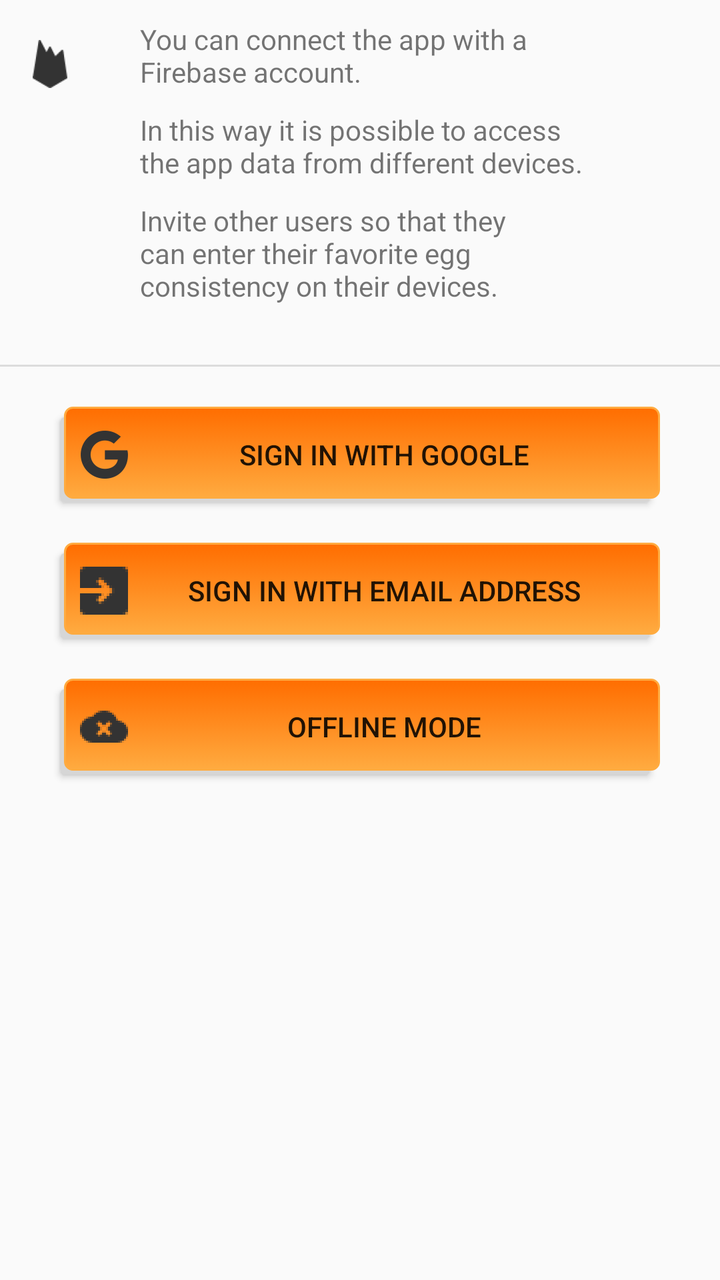
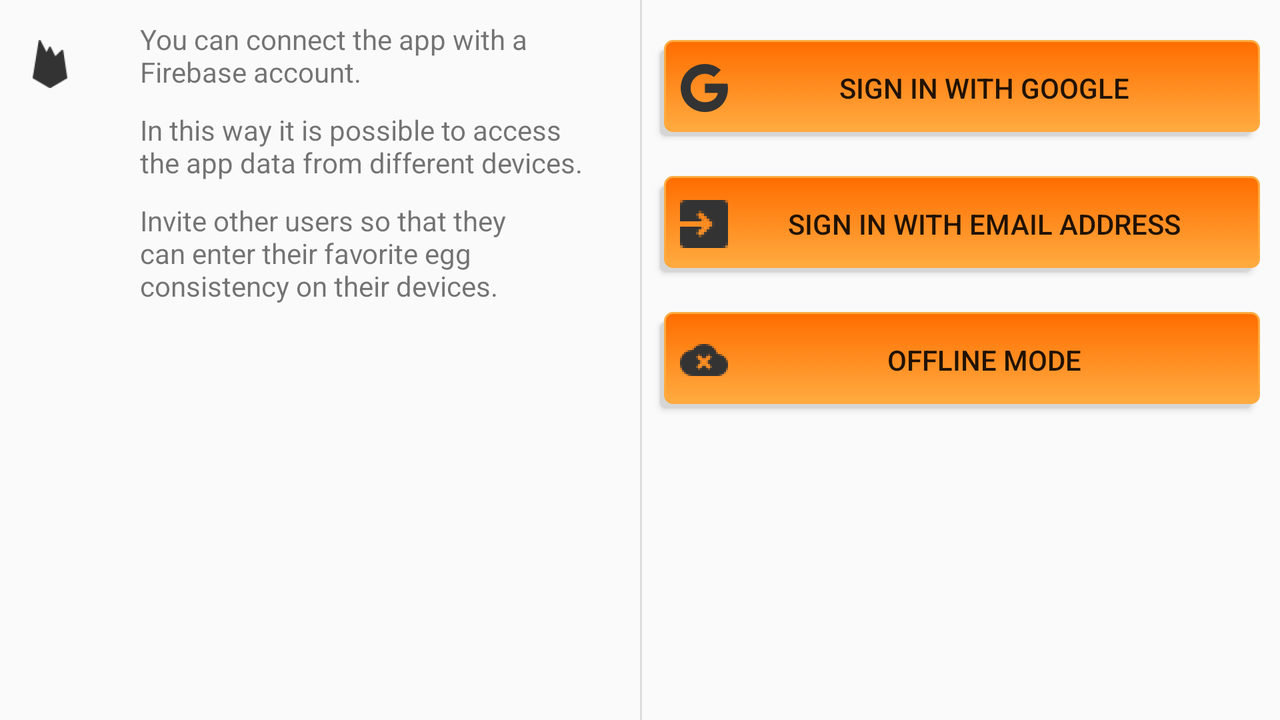

First picture: res/layout/ on a phone held upright. Second picture: the repository's own variant of that layout, on a device whose configuration matches the variant's folder. Source for both follows.
<!-- AndroidManifest.xml: application theme AppTheme -->
<!-- res/layout/start_activity.xml -->
<?xml version="1.0" encoding="utf-8"?>
<android.support.constraint.ConstraintLayout xmlns:android="http://schemas.android.com/apk/res/android"
    xmlns:app="http://schemas.android.com/apk/res-auto"
    xmlns:tools="http://schemas.android.com/tools"
    android:layout_width="match_parent"
    android:layout_height="match_parent"
    tools:context=".views.StartActivity">

    <android.support.constraint.Guideline
        android:id="@+id/vertical_guideline"
        android:layout_width="match_parent"
        android:layout_height="match_parent"
        android:orientation="vertical"
        app:layout_constraintGuide_percent="0.5" />

    <ImageView
        android:id="@+id/info_icon"
        android:layout_width="50dp"
        android:layout_height="wrap_content"
        android:paddingTop="20dp"
        app:layout_constraintLeft_toLeftOf="parent"
        app:layout_constraintTop_toTopOf="parent"
        app:srcCompat="@drawable/ic_firebase_logo" />

    <TextView
        android:id="@+id/info_text"
        android:layout_width="250dp"
        android:layout_height="wrap_content"
        android:paddingStart="20dp"
        android:paddingTop="10dp"
        android:text="@string/pref_connect_to_firebase"
        app:layout_constraintLeft_toRightOf="@id/info_icon"
        app:layout_constraintTop_toTopOf="parent" />

    <TextView
        android:id="@+id/info_text2"
        android:layout_width="250dp"
        android:layout_height="wrap_content"
        android:paddingStart="20dp"
        android:paddingTop="10dp"
        android:text="@string/pref_connect_to_firebase2"
        app:layout_constraintLeft_toRightOf="@id/info_icon"
        app:layout_constraintTop_toBottomOf="@id/info_text" />

    <TextView
        android:id="@+id/info_text3"
        android:layout_width="250dp"
        android:layout_height="wrap_content"
        android:paddingStart="20dp"
        android:paddingTop="10dp"
        android:paddingBottom="30dp"
        android:paddingEnd="40dp"
        android:text="@string/pref_connect_to_firebase3"
        app:layout_constraintLeft_toRightOf="@id/info_icon"
        app:layout_constraintTop_toBottomOf="@id/info_text2" />

    <View
        android:id="@+id/divider"
        style="@style/Divider.Horizontal"
        app:layout_constraintLeft_toLeftOf="parent"
        app:layout_constraintTop_toBottomOf="@id/info_text3" />

    <Button
        android:id="@+id/googleSignIn"
        android:layout_width="300dp"
        android:layout_height="wrap_content"
        android:layout_marginTop="20dp"
        android:paddingLeft="10dp"
        android:background="@drawable/rounded_button"
        android:drawableLeft="@drawable/ic_google"
        android:text="@string/login_with_google"
        app:layout_constraintLeft_toLeftOf="@id/vertical_guideline"
        app:layout_constraintRight_toLeftOf="@id/vertical_guideline"
        app:layout_constraintTop_toBottomOf="@id/divider" />

    <Button
        android:id="@+id/emailSignIn"
        android:layout_width="300dp"
        android:layout_height="wrap_content"
        android:layout_marginTop="20dp"
        android:paddingLeft="10dp"
        android:background="@drawable/rounded_button"
        android:drawableLeft="@drawable/ic_login"
        android:text="@string/login_with_email"
        app:layout_constraintLeft_toLeftOf="@id/vertical_guideline"
        app:layout_constraintRight_toLeftOf="@id/vertical_guideline"
        app:layout_constraintTop_toBottomOf="@id/googleSignIn" />

    <Button
        android:id="@+id/offline_mode"
        android:layout_width="300dp"
        android:layout_height="wrap_content"
        android:layout_marginTop="20dp"
        android:paddingLeft="10dp"
        android:background="@drawable/rounded_button"
        android:drawableLeft="@drawable/ic_offline"
        android:text="@string/offline_mode"
        app:layout_constraintLeft_toLeftOf="@id/vertical_guideline"
        app:layout_constraintRight_toLeftOf="@id/vertical_guideline"
        app:layout_constraintTop_toBottomOf="@id/emailSignIn" />

</android.support.constraint.ConstraintLayout>
<!-- resources referenced by this layout -->
<resources>
  <!-- drawable ic_firebase_logo: png bitmap (drawable-hdpi, 746 bytes) -->
  <!-- drawable ic_google: png bitmap (drawable-hdpi, 651 bytes) -->
  <!-- drawable ic_login: png bitmap (drawable-hdpi, 210 bytes) -->
  <!-- drawable ic_offline: png bitmap (drawable-hdpi, 705 bytes) -->
  <!-- drawable rounded_button (drawable) -->
  <?xml version="1.0" encoding="utf-8"?>
  <selector xmlns:android="http://schemas.android.com/apk/res/android">
      <item>
          <layer-list>
              <item android:right="5dp" android:top="5dp">
                  <shape>
                      <corners android:radius="3dp" />
                      <solid android:color="#D6D6D6" />
                  </shape>
              </item>
              <item android:bottom="2dp" android:left="2dp">
                  <shape>
                      <gradient android:angle="270"
                          android:endColor="#FFAB40" android:startColor="@color/colorPrimaryDark" />
                      <stroke android:width="1dp" android:color="#FFAB40" />
                      <corners android:radius="4dp" />
                      <padding android:bottom="10dp" android:left="10dp"
                          android:right="10dp" android:top="10dp" />
                  </shape>
              </item>
          </layer-list>
      </item>
  
  </selector>
  <string name="login_with_email">Sign in with email address</string>
  <string name="login_with_google">Sign in with Google</string>
  <string name="offline_mode">Offline mode</string>
  <string name="pref_connect_to_firebase">You can connect the app with a Firebase account.</string>
  <string name="pref_connect_to_firebase2">In this way it is possible to access the app data from different devices.</string>
  <string name="pref_connect_to_firebase3">Invite other users so that they can enter their favorite egg consistency on their devices.</string>
  <style name="Divider.Horizontal" parent="Divider">
          <item name="android:layout_width">match_parent</item>
          <item name="android:layout_height">1dp</item> // You can change thickness here.
  
      </style>
  <style name="AppTheme" parent="Theme.AppCompat.Light.DarkActionBar">
          
          <item name="colorPrimary">@color/colorPrimary</item>
          <item name="colorPrimaryDark">@color/colorPrimaryDark</item>
          <item name="colorAccent">@color/colorAccent</item>
      </style>
  <color name="colorPrimaryDark">#FF6D00</color>
  <style name="Divider">
          <item name="android:background">?android:attr/listDivider</item> //you can give your color here. that will change all divider color in your app.
      </style>
  <color name="colorPrimary">#FF9100</color>
  <color name="colorAccent">#E65100</color>
</resources>
<!-- res/layout-land/start_activity.xml (the repository's variant of the layout above) -->
<!-- drawn on the phone turned sideways -->
<?xml version="1.0" encoding="utf-8"?>
<androidx.constraintlayout.widget.ConstraintLayout xmlns:android="http://schemas.android.com/apk/res/android"
    xmlns:app="http://schemas.android.com/apk/res-auto"
    xmlns:tools="http://schemas.android.com/tools"
    android:layout_width="match_parent"
    android:layout_height="match_parent"
    tools:context=".views.StartActivity">

    <androidx.constraintlayout.widget.Guideline
        android:id="@+id/vertical_guideline"
        android:layout_width="match_parent"
        android:layout_height="match_parent"
        android:orientation="vertical"
        app:layout_constraintGuide_percent="0.5" />

    <androidx.constraintlayout.widget.Guideline
        android:id="@+id/right_vertical_guideline"
        android:layout_width="match_parent"
        android:layout_height="match_parent"
        android:orientation="vertical"
        app:layout_constraintGuide_percent="0.75" />

    <ImageView
        android:id="@+id/info_icon"
        android:layout_width="50dp"
        android:layout_height="wrap_content"
        android:paddingTop="20dp"
        app:layout_constraintLeft_toLeftOf="parent"
        app:layout_constraintTop_toTopOf="parent"
        app:srcCompat="@drawable/ic_firebase_logo" />

    <TextView
        android:id="@+id/info_text"
        android:layout_width="250dp"
        android:layout_height="wrap_content"
        android:paddingStart="20dp"
        android:paddingTop="10dp"
        android:text="@string/pref_connect_to_firebase"
        app:layout_constraintLeft_toRightOf="@id/info_icon"
        app:layout_constraintTop_toTopOf="parent" />

    <TextView
        android:id="@+id/info_text2"
        android:layout_width="250dp"
        android:layout_height="wrap_content"
        android:paddingStart="20dp"
        android:paddingTop="10dp"
        android:text="@string/pref_connect_to_firebase2"
        app:layout_constraintLeft_toRightOf="@id/info_icon"
        app:layout_constraintTop_toBottomOf="@id/info_text" />

    <TextView
        android:id="@+id/info_text3"
        android:layout_width="250dp"
        android:layout_height="wrap_content"
        android:paddingStart="20dp"
        android:paddingTop="10dp"
        android:paddingBottom="30dp"
        android:paddingEnd="40dp"
        android:text="@string/pref_connect_to_firebase3"
        app:layout_constraintLeft_toRightOf="@id/info_icon"
        app:layout_constraintTop_toBottomOf="@id/info_text2" />

    <View
        android:id="@+id/divider"
        style="@style/Divider.Vertical"
        app:layout_constraintLeft_toLeftOf="@id/vertical_guideline"
        app:layout_constraintTop_toTopOf="parent" />

    <Button
        android:id="@+id/googleSignIn"
        android:layout_width="300dp"
        android:layout_height="wrap_content"
        android:layout_marginTop="20dp"
        android:paddingLeft="10dp"
        android:background="@drawable/rounded_button"
        android:drawableLeft="@drawable/ic_google"
        android:text="@string/login_with_google"
        app:layout_constraintLeft_toLeftOf="@id/right_vertical_guideline"
        app:layout_constraintRight_toLeftOf="@id/right_vertical_guideline"
        app:layout_constraintTop_toTopOf="parent" />

    <Button
        android:id="@+id/emailSignIn"
        android:layout_width="300dp"
        android:layout_height="wrap_content"
        android:layout_marginTop="20dp"
        android:paddingLeft="10dp"
        android:background="@drawable/rounded_button"
        android:drawableLeft="@drawable/ic_login"
        android:text="@string/login_with_email"
        app:layout_constraintLeft_toLeftOf="@id/right_vertical_guideline"
        app:layout_constraintRight_toLeftOf="@id/right_vertical_guideline"
        app:layout_constraintTop_toBottomOf="@id/googleSignIn" />

    <Button
        android:id="@+id/offline_mode"
        android:layout_width="300dp"
        android:layout_height="wrap_content"
        android:layout_marginTop="20dp"
        android:paddingLeft="10dp"
        android:background="@drawable/rounded_button"
        android:drawableLeft="@drawable/ic_offline"
        android:text="@string/offline_mode"
        app:layout_constraintLeft_toLeftOf="@id/right_vertical_guideline"
        app:layout_constraintRight_toLeftOf="@id/right_vertical_guideline"
        app:layout_constraintTop_toBottomOf="@id/emailSignIn" />

</androidx.constraintlayout.widget.ConstraintLayout>
<!-- resources referenced by the variant -->
<!-- as the phone turned sideways resolves them -->
<resources>
  <!-- drawable ic_firebase_logo: png bitmap (drawable-hdpi, 746 bytes) -->
  <!-- drawable ic_google: png bitmap (drawable-hdpi, 651 bytes) -->
  <!-- drawable ic_login: png bitmap (drawable-hdpi, 210 bytes) -->
  <!-- drawable ic_offline: png bitmap (drawable-hdpi, 705 bytes) -->
  <!-- drawable rounded_button (drawable) -->
  <?xml version="1.0" encoding="utf-8"?>
  <selector xmlns:android="http://schemas.android.com/apk/res/android">
      <item>
          <layer-list>
              <item android:right="5dp" android:top="5dp">
                  <shape>
                      <corners android:radius="3dp" />
                      <solid android:color="#D6D6D6" />
                  </shape>
              </item>
              <item android:bottom="2dp" android:left="2dp">
                  <shape>
                      <gradient android:angle="270"
                          android:endColor="#FFAB40" android:startColor="@color/colorPrimaryDark" />
                      <stroke android:width="1dp" android:color="#FFAB40" />
                      <corners android:radius="4dp" />
                      <padding android:bottom="10dp" android:left="10dp"
                          android:right="10dp" android:top="10dp" />
                  </shape>
              </item>
          </layer-list>
      </item>
  
  </selector>
  <string name="login_with_email">Sign in with email address</string>
  <string name="login_with_google">Sign in with Google</string>
  <string name="offline_mode">Offline mode</string>
  <string name="pref_connect_to_firebase">You can connect the app with a Firebase account.</string>
  <string name="pref_connect_to_firebase2">In this way it is possible to access the app data from different devices.</string>
  <string name="pref_connect_to_firebase3">Invite other users so that they can enter their favorite egg consistency on their devices.</string>
  <style name="Divider.Vertical" parent="Divider">
          <item name="android:layout_width">1dp</item>
          <item name="android:layout_height">match_parent</item>
      </style>
  <style name="AppTheme" parent="Theme.AppCompat.Light.DarkActionBar">
          
          <item name="colorPrimary">@color/colorPrimary</item>
          <item name="colorPrimaryDark">@color/colorPrimaryDark</item>
          <item name="colorAccent">@color/colorAccent</item>
      </style>
  <color name="colorPrimaryDark">#FF6D00</color>
  <style name="Divider">
          <item name="android:background">?android:attr/listDivider</item> //you can give your color here. that will change all divider color in your app.
      </style>
  <color name="colorPrimary">#FF9100</color>
  <color name="colorAccent">#E65100</color>
</resources>
